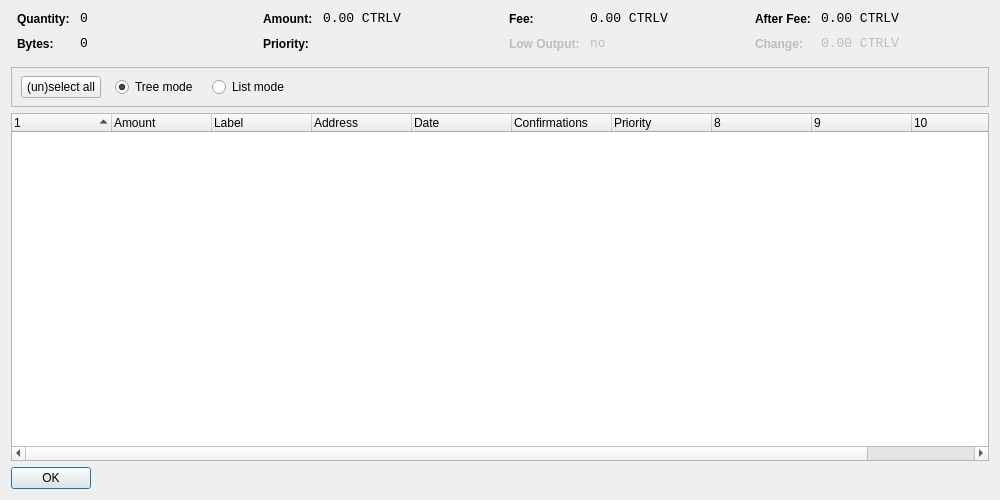
<?xml version="1.0" encoding="UTF-8"?>
<ui version="4.0">
 <class>CoinControlDialog</class>
 <widget class="QDialog" name="CoinControlDialog">
  <property name="geometry">
   <rect>
    <x>0</x>
    <y>0</y>
    <width>1000</width>
    <height>500</height>
   </rect>
  </property>
  <property name="windowTitle">
   <string>Coin Control</string>
  </property>
  <property name="styleSheet">
   <string notr="true"/>
  </property>
  <layout class="QVBoxLayout" name="verticalLayout">
   <item>
    <layout class="QHBoxLayout" name="horizontalLayoutTop" stretch="0,0,0,0">
     <property name="topMargin">
      <number>0</number>
     </property>
     <property name="bottomMargin">
      <number>10</number>
     </property>
     <item>
      <layout class="QFormLayout" name="formLayoutCoinControl1">
       <property name="horizontalSpacing">
        <number>10</number>
       </property>
       <property name="verticalSpacing">
        <number>10</number>
       </property>
       <property name="leftMargin">
        <number>6</number>
       </property>
       <property name="rightMargin">
        <number>6</number>
       </property>
       <item row="0" column="0">
        <widget class="QLabel" name="labelCoinControlQuantityText">
         <property name="styleSheet">
          <string notr="true">font-weight:bold;</string>
         </property>
         <property name="text">
          <string>Quantity:</string>
         </property>
        </widget>
       </item>
       <item row="0" column="1">
        <widget class="QLabel" name="labelCoinControlQuantity">
         <property name="font">
          <font>
           <family>Monospace</family>
           <pointsize>10</pointsize>
          </font>
         </property>
         <property name="cursor">
          <cursorShape>IBeamCursor</cursorShape>
         </property>
         <property name="contextMenuPolicy">
          <enum>Qt::ActionsContextMenu</enum>
         </property>
         <property name="text">
          <string notr="true">0</string>
         </property>
         <property name="textInteractionFlags">
          <set>Qt::LinksAccessibleByMouse|Qt::TextSelectableByKeyboard|Qt::TextSelectableByMouse</set>
         </property>
        </widget>
       </item>
       <item row="1" column="0">
        <widget class="QLabel" name="labelCoinControlBytesText">
         <property name="styleSheet">
          <string notr="true">font-weight:bold;</string>
         </property>
         <property name="text">
          <string>Bytes:</string>
         </property>
        </widget>
       </item>
       <item row="1" column="1">
        <widget class="QLabel" name="labelCoinControlBytes">
         <property name="font">
          <font>
           <family>Monospace</family>
           <pointsize>10</pointsize>
          </font>
         </property>
         <property name="cursor">
          <cursorShape>IBeamCursor</cursorShape>
         </property>
         <property name="contextMenuPolicy">
          <enum>Qt::ActionsContextMenu</enum>
         </property>
         <property name="text">
          <string notr="true">0</string>
         </property>
         <property name="textInteractionFlags">
          <set>Qt::LinksAccessibleByMouse|Qt::TextSelectableByKeyboard|Qt::TextSelectableByMouse</set>
         </property>
        </widget>
       </item>
      </layout>
     </item>
     <item>
      <layout class="QFormLayout" name="formLayoutCoinControl2">
       <property name="horizontalSpacing">
        <number>10</number>
       </property>
       <property name="verticalSpacing">
        <number>10</number>
       </property>
       <property name="leftMargin">
        <number>6</number>
       </property>
       <property name="rightMargin">
        <number>6</number>
       </property>
       <item row="0" column="0">
        <widget class="QLabel" name="labelCoinControlAmountText">
         <property name="styleSheet">
          <string notr="true">font-weight:bold;</string>
         </property>
         <property name="text">
          <string>Amount:</string>
         </property>
        </widget>
       </item>
       <item row="0" column="1">
        <widget class="QLabel" name="labelCoinControlAmount">
         <property name="font">
          <font>
           <family>Monospace</family>
           <pointsize>10</pointsize>
          </font>
         </property>
         <property name="cursor">
          <cursorShape>IBeamCursor</cursorShape>
         </property>
         <property name="contextMenuPolicy">
          <enum>Qt::ActionsContextMenu</enum>
         </property>
         <property name="text">
          <string notr="true">0.00 CTRLV</string>
         </property>
         <property name="textInteractionFlags">
          <set>Qt::LinksAccessibleByMouse|Qt::TextSelectableByKeyboard|Qt::TextSelectableByMouse</set>
         </property>
        </widget>
       </item>
       <item row="1" column="0">
        <widget class="QLabel" name="labelCoinControlPriorityText">
         <property name="styleSheet">
          <string notr="true">font-weight:bold;</string>
         </property>
         <property name="text">
          <string>Priority:</string>
         </property>
        </widget>
       </item>
       <item row="1" column="1">
        <widget class="QLabel" name="labelCoinControlPriority">
         <property name="font">
          <font>
           <family>Monospace</family>
           <pointsize>10</pointsize>
          </font>
         </property>
         <property name="cursor">
          <cursorShape>IBeamCursor</cursorShape>
         </property>
         <property name="contextMenuPolicy">
          <enum>Qt::ActionsContextMenu</enum>
         </property>
         <property name="text">
          <string/>
         </property>
         <property name="textInteractionFlags">
          <set>Qt::LinksAccessibleByMouse|Qt::TextSelectableByKeyboard|Qt::TextSelectableByMouse</set>
         </property>
        </widget>
       </item>
      </layout>
     </item>
     <item>
      <layout class="QFormLayout" name="formLayoutCoinControl3">
       <property name="horizontalSpacing">
        <number>10</number>
       </property>
       <property name="verticalSpacing">
        <number>10</number>
       </property>
       <property name="leftMargin">
        <number>6</number>
       </property>
       <property name="rightMargin">
        <number>6</number>
       </property>
       <item row="0" column="0">
        <widget class="QLabel" name="labelCoinControlFeeText">
         <property name="styleSheet">
          <string notr="true">font-weight:bold;</string>
         </property>
         <property name="text">
          <string>Fee:</string>
         </property>
        </widget>
       </item>
       <item row="0" column="1">
        <widget class="QLabel" name="labelCoinControlFee">
         <property name="font">
          <font>
           <family>Monospace</family>
           <pointsize>10</pointsize>
          </font>
         </property>
         <property name="cursor">
          <cursorShape>IBeamCursor</cursorShape>
         </property>
         <property name="contextMenuPolicy">
          <enum>Qt::ActionsContextMenu</enum>
         </property>
         <property name="text">
          <string notr="true">0.00 CTRLV</string>
         </property>
         <property name="textInteractionFlags">
          <set>Qt::LinksAccessibleByMouse|Qt::TextSelectableByKeyboard|Qt::TextSelectableByMouse</set>
         </property>
        </widget>
       </item>
       <item row="1" column="0">
        <widget class="QLabel" name="labelCoinControlLowOutputText">
         <property name="enabled">
          <bool>false</bool>
         </property>
         <property name="styleSheet">
          <string notr="true">font-weight:bold;</string>
         </property>
         <property name="text">
          <string>Low Output:</string>
         </property>
        </widget>
       </item>
       <item row="1" column="1">
        <widget class="QLabel" name="labelCoinControlLowOutput">
         <property name="enabled">
          <bool>false</bool>
         </property>
         <property name="font">
          <font>
           <family>Monospace</family>
           <pointsize>10</pointsize>
          </font>
         </property>
         <property name="cursor">
          <cursorShape>IBeamCursor</cursorShape>
         </property>
         <property name="contextMenuPolicy">
          <enum>Qt::ActionsContextMenu</enum>
         </property>
         <property name="text">
          <string notr="true">no</string>
         </property>
         <property name="textInteractionFlags">
          <set>Qt::LinksAccessibleByMouse|Qt::TextSelectableByKeyboard|Qt::TextSelectableByMouse</set>
         </property>
        </widget>
       </item>
      </layout>
     </item>
     <item>
      <layout class="QFormLayout" name="formLayoutCoinControl4">
       <property name="horizontalSpacing">
        <number>10</number>
       </property>
       <property name="verticalSpacing">
        <number>10</number>
       </property>
       <property name="leftMargin">
        <number>6</number>
       </property>
       <property name="rightMargin">
        <number>6</number>
       </property>
       <item row="0" column="0">
        <widget class="QLabel" name="labelCoinControlAfterFeeText">
         <property name="styleSheet">
          <string notr="true">font-weight:bold;</string>
         </property>
         <property name="text">
          <string>After Fee:</string>
         </property>
        </widget>
       </item>
       <item row="0" column="1">
        <widget class="QLabel" name="labelCoinControlAfterFee">
         <property name="font">
          <font>
           <family>Monospace</family>
           <pointsize>10</pointsize>
          </font>
         </property>
         <property name="cursor">
          <cursorShape>IBeamCursor</cursorShape>
         </property>
         <property name="contextMenuPolicy">
          <enum>Qt::ActionsContextMenu</enum>
         </property>
         <property name="text">
          <string notr="true">0.00 CTRLV</string>
         </property>
         <property name="textInteractionFlags">
          <set>Qt::LinksAccessibleByMouse|Qt::TextSelectableByKeyboard|Qt::TextSelectableByMouse</set>
         </property>
        </widget>
       </item>
       <item row="1" column="0">
        <widget class="QLabel" name="labelCoinControlChangeText">
         <property name="enabled">
          <bool>false</bool>
         </property>
         <property name="styleSheet">
          <string notr="true">font-weight:bold;</string>
         </property>
         <property name="text">
          <string>Change:</string>
         </property>
        </widget>
       </item>
       <item row="1" column="1">
        <widget class="QLabel" name="labelCoinControlChange">
         <property name="enabled">
          <bool>false</bool>
         </property>
         <property name="font">
          <font>
           <family>Monospace</family>
           <pointsize>10</pointsize>
          </font>
         </property>
         <property name="cursor">
          <cursorShape>IBeamCursor</cursorShape>
         </property>
         <property name="contextMenuPolicy">
          <enum>Qt::ActionsContextMenu</enum>
         </property>
         <property name="text">
          <string notr="true">0.00 CTRLV</string>
         </property>
         <property name="textInteractionFlags">
          <set>Qt::LinksAccessibleByMouse|Qt::TextSelectableByKeyboard|Qt::TextSelectableByMouse</set>
         </property>
        </widget>
       </item>
      </layout>
     </item>
    </layout>
   </item>
   <item>
    <widget class="QFrame" name="frame">
     <property name="minimumSize">
      <size>
       <width>0</width>
       <height>40</height>
      </size>
     </property>
     <property name="frameShape">
      <enum>QFrame::StyledPanel</enum>
     </property>
     <property name="frameShadow">
      <enum>QFrame::Sunken</enum>
     </property>
     <widget class="QWidget" name="horizontalLayoutWidget">
      <property name="geometry">
       <rect>
        <x>10</x>
        <y>0</y>
        <width>781</width>
        <height>41</height>
       </rect>
      </property>
      <layout class="QHBoxLayout" name="horizontalLayoutPanel" stretch="0,0,0,0">
       <property name="spacing">
        <number>14</number>
       </property>
       <item>
        <widget class="QPushButton" name="pushButtonSelectAll">
         <property name="sizePolicy">
          <sizepolicy hsizetype="Maximum" vsizetype="Fixed">
           <horstretch>0</horstretch>
           <verstretch>0</verstretch>
          </sizepolicy>
         </property>
         <property name="text">
          <string>(un)select all</string>
         </property>
        </widget>
       </item>
       <item>
        <widget class="QRadioButton" name="radioTreeMode">
         <property name="sizePolicy">
          <sizepolicy hsizetype="Maximum" vsizetype="Fixed">
           <horstretch>0</horstretch>
           <verstretch>0</verstretch>
          </sizepolicy>
         </property>
         <property name="text">
          <string>Tree mode</string>
         </property>
         <property name="checked">
          <bool>true</bool>
         </property>
        </widget>
       </item>
       <item>
        <widget class="QRadioButton" name="radioListMode">
         <property name="sizePolicy">
          <sizepolicy hsizetype="Maximum" vsizetype="Fixed">
           <horstretch>0</horstretch>
           <verstretch>0</verstretch>
          </sizepolicy>
         </property>
         <property name="text">
          <string>List mode</string>
         </property>
        </widget>
       </item>
       <item>
        <spacer name="horizontalSpacer">
         <property name="orientation">
          <enum>Qt::Horizontal</enum>
         </property>
         <property name="sizeHint" stdset="0">
          <size>
           <width>40</width>
           <height>20</height>
          </size>
         </property>
        </spacer>
       </item>
      </layout>
     </widget>
    </widget>
   </item>
   <item>
    <widget class="CoinControlTreeWidget" name="treeWidget">
     <property name="contextMenuPolicy">
      <enum>Qt::CustomContextMenu</enum>
     </property>
     <property name="sortingEnabled">
      <bool>false</bool>
     </property>
     <property name="columnCount">
      <number>11</number>
     </property>
     <attribute name="headerShowSortIndicator" stdset="0">
      <bool>true</bool>
     </attribute>
     <attribute name="headerStretchLastSection">
      <bool>false</bool>
     </attribute>
     <column>
      <property name="text">
       <string/>
      </property>
     </column>
     <column>
      <property name="text">
       <string>Amount</string>
      </property>
     </column>
     <column>
      <property name="text">
       <string>Label</string>
      </property>
     </column>
     <column>
      <property name="text">
       <string>Address</string>
      </property>
     </column>
     <column>
      <property name="text">
       <string>Date</string>
      </property>
     </column>
     <column>
      <property name="text">
       <string>Confirmations</string>
      </property>
      <property name="toolTip">
       <string>Confirmed</string>
      </property>
     </column>
     <column>
      <property name="text">
       <string>Priority</string>
      </property>
     </column>
     <column>
      <property name="text">
       <string/>
      </property>
     </column>
     <column>
      <property name="text">
       <string/>
      </property>
     </column>
     <column>
      <property name="text">
       <string/>
      </property>
     </column>
     <column>
      <property name="text">
       <string/>
      </property>
     </column>
    </widget>
   </item>
   <item>
    <widget class="QDialogButtonBox" name="buttonBox">
     <property name="sizePolicy">
      <sizepolicy hsizetype="Maximum" vsizetype="Fixed">
       <horstretch>0</horstretch>
       <verstretch>0</verstretch>
      </sizepolicy>
     </property>
     <property name="orientation">
      <enum>Qt::Horizontal</enum>
     </property>
     <property name="standardButtons">
      <set>QDialogButtonBox::Ok</set>
     </property>
    </widget>
   </item>
  </layout>
 </widget>
 <customwidgets>
  <customwidget>
   <class>CoinControlTreeWidget</class>
   <extends>QTreeWidget</extends>
   <header>coincontroltreewidget.h</header>
  </customwidget>
 </customwidgets>
 <resources/>
 <connections/>
</ui>
